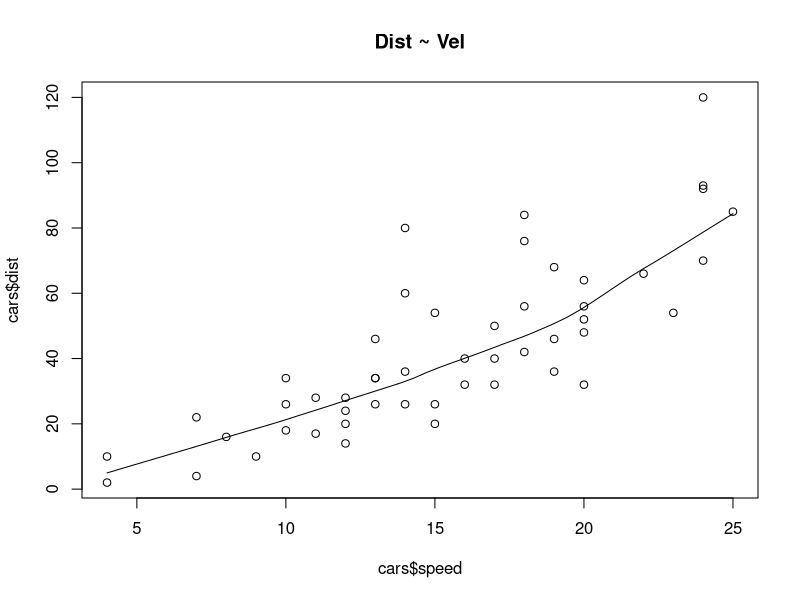
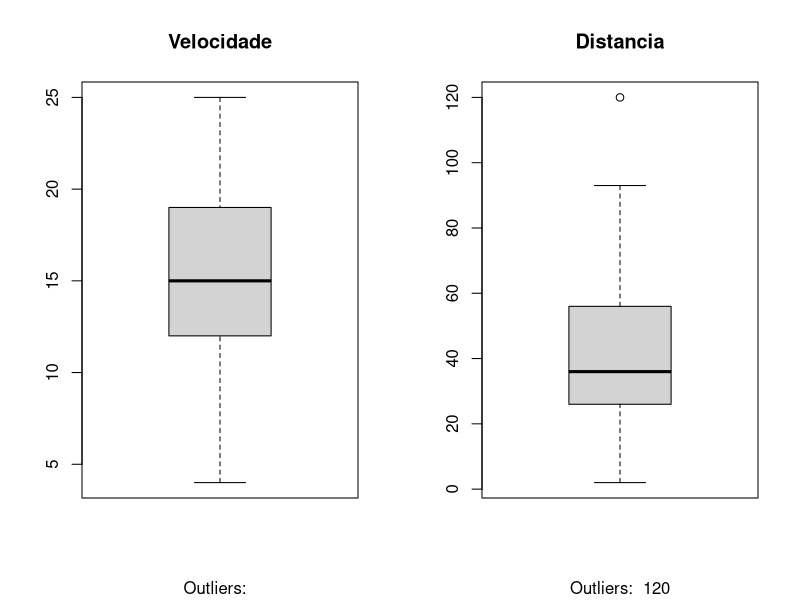
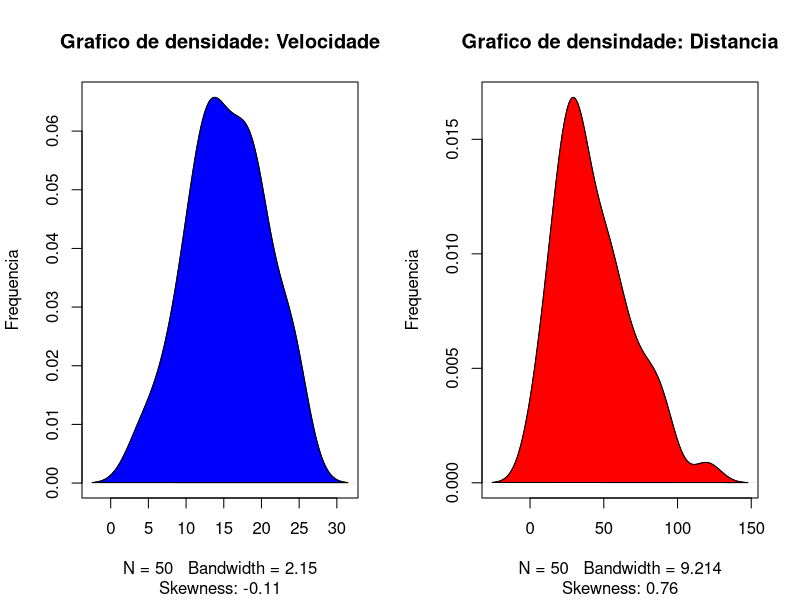

Here is the R script that generated these plots, in order:
cars <- cars

head(cars) #Mostras as 6 primeiras observacoes

scatter.smooth(x=cars$speed, 
               y=cars$dist, 
               main="Dist ~ Vel")  # Grafico de Dispersao

par(mfrow=c(1, 2))  # Dividir a area de grafico em 2
boxplot(cars$speed, main="Velocidade", sub=paste("Outliers: ", boxplot.stats(cars$speed)$out))  # box plot para a variavel 'speed'
boxplot(cars$dist, main="Distancia", sub=paste("Outliers: ", boxplot.stats(cars$dist)$out))  # box plot para 'distancia'


library(e1071)
par(mfrow=c(1, 2))  # Dividir a area de grafico em 2
plot(density(cars$speed), 
     main="Grafico de densidade: Velocidade", 
     ylab="Frequencia", 
     sub=paste("Skewness:", 
               round(e1071::skewness(cars$speed), 2)))  # grafico de densidade para 'speed'
polygon(density(cars$speed), col="blue")
plot(density(cars$dist), main="Grafico de densindade: Distancia", ylab="Frequencia", sub=paste("Skewness:", round(e1071::skewness(cars$dist), 2)))  # density plot for 'dist'
polygon(density(cars$dist), col="red")


cor(cars$speed, cars$dist)  # Calcular a correlaco entre velocidade e distancia


linearMod <- lm(dist ~ speed, data=cars)  # modelo de regressao linear
print(linearMod)


summary(linearMod) #resumo do modelo
